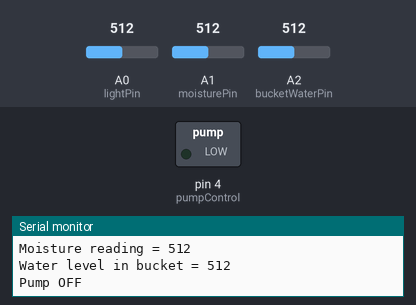
A sketch run on a simulated Arduino Uno, built with avr-gcc and run on an emulated ATmega328P. Shown: switched loads named in the sketch (green lamp = pin HIGH), the last lines printed to the serial monitor. The inputs (shaded band) are chosen by the test bench; at power-on: A1 (moisturePin) = 512, A0 (lightPin) = 512, A2 (bucketWaterPin) = 512.

Above: at 2.8 s.
2.9 s: A1 (moisturePin) set to 217
5.6 s: A1 (moisturePin) set to 192
At 7.1 s:
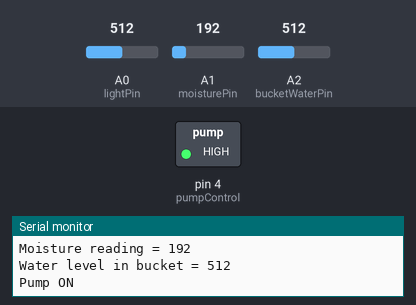
8.3 s: A1 (moisturePin) set to 210
At 11.3 s:
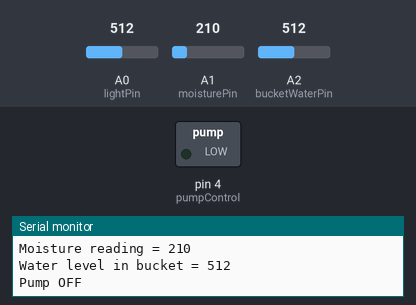
11.6 s: A1 (moisturePin) set to 190
At 12.6 s:
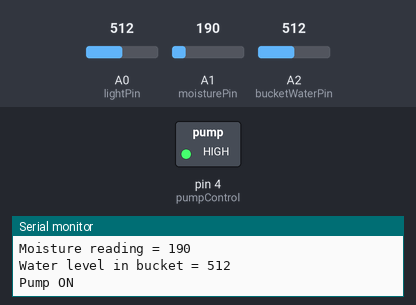
Timing chart, 0 to 14.6 s (numbered marks = the images above; inputs shaded):
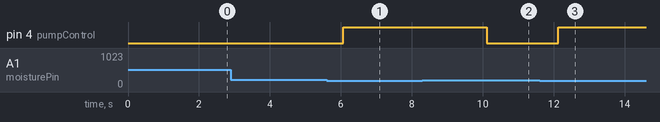

Measured:
- the behaviour switches between 200 and 199 on A1 (moisturePin) (found by bisection; images 0 and 1)
- after the input at 5.6 s, pin 4 (pumpControl): LOW → HIGH after 0.47 s
- after the input at 8.3 s, pin 4 (pumpControl): HIGH → LOW after 1.8 s
- after the input at 11.6 s, pin 4 (pumpControl): LOW → HIGH after 0.53 s

The sketch:

Garden.ino
```cpp
/*
 *  Garden water controller with Light and Moisture Sensor.
 *
 *  The light sensor with 1K resistor
 *  https://learn.adafruit.com/photocells/using-a-photocell
 *
 *  http://www.seeedstudio.com/wiki/Relay_Shield_V2.0#How_Relay_works
 *
 *  Digital 4 – controls RELAY4’s COM4 pin (located in J4)
 *  Digital 5 – controls RELAY3’s COM3 pin (located in J3)
 *  Digital 6 – controls RELAY2’s COM2 pin (located in J2)
 *  Digital 7 – controls RELAY1’s COM1 pin (located in J1)
 *
 */


int pumpControl = 4;    // Digital Arduino Pin used to control the motor
int lightPin = 0;       // Analog Pin 0
int moisturePin = 1;    // Analog Pin 1
int bucketWaterPin = 2; // Analog Pin 2

#define MINMOISTURE 200
#define MINBUCKET 200

/**
 * Setup the board
 */
void setup()  {
    // declare the pump control pin to be an output so that we can control the relay
    pinMode(pumpControl, OUTPUT);

    // Start with the pump Off
    turnPumpOff();

    // For debugging
    Serial.begin(9600);
}

/**
 * Main loop. This runs forever, well until the batteries run out.
 */
void loop()  {

    // Check the soil moisture every 60s

    // Read the light value. The more light there is, the higher this value
    int lightValue = readLight();
    Serial.print("Light reading = ");
    Serial.println(lightValue);

    int moistureValue = readMoisture();
    Serial.print("Moisture reading = ");
    Serial.println(moistureValue);

    int bucketWaterValue = readBucketWaterLevel();
    Serial.print("Water level in bucket = ");
    Serial.println(bucketWaterValue);

    // If the ground is too dry, water it
    if (moistureValue < MINMOISTURE && bucketWaterValue > MINBUCKET) {
      turnPumpOn();
    } else {
      turnPumpOff();
    }
    // WAIT 2 SECONDS before checking the bucket and moisture level again
    delay(2000);
}

/**
 * This function turns on the water pump relay.
 */
void turnPumpOn() {
    digitalWrite(pumpControl,HIGH);// NO3 and COM3 Connected (the motor is running)
    Serial.println("Pump ON");
}

/**
 * This function turns off the water pump relay.
 */
void turnPumpOff() {
    digitalWrite(pumpControl,LOW);// NO3 and COM3 Disconnected (the motor is not running)
    Serial.println("Pump OFF");
}

/**
 * Read the value from the analog pin connected to the light sensor
 */
int readLight() {
  return analogRead(lightPin);
}

/**
 * Read the value from the analog pin connected to the moisture sensor
 */
int readMoisture() {
  return analogRead(moisturePin);
}

int readBucketWaterLevel() {
  return analogRead (bucketWaterPin);
}
```
